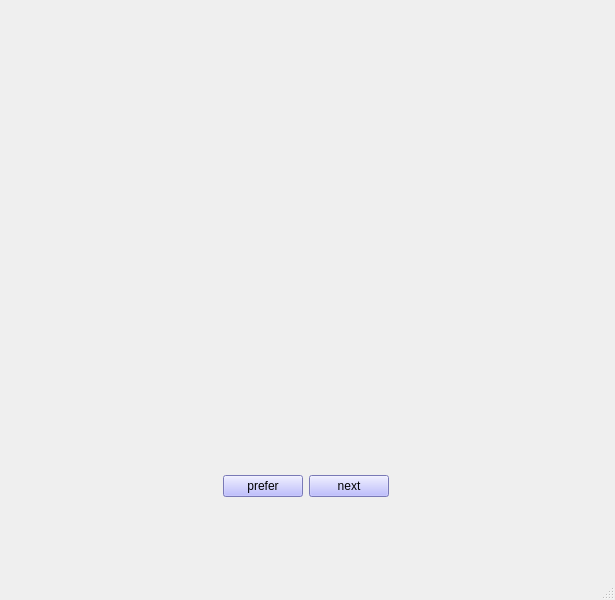
<?xml version="1.0" encoding="UTF-8"?>
<ui version="4.0">
 <class>MainWindow</class>
 <widget class="QMainWindow" name="MainWindow">
  <property name="geometry">
   <rect>
    <x>0</x>
    <y>0</y>
    <width>615</width>
    <height>600</height>
   </rect>
  </property>
  <property name="windowTitle">
   <string>MainWindow</string>
  </property>
  <widget class="QWidget" name="centralwidget">
   <widget class="QLabel" name="label">
    <property name="geometry">
     <rect>
      <x>30</x>
      <y>30</y>
      <width>571</width>
      <height>391</height>
     </rect>
    </property>
    <property name="text">
     <string/>
    </property>
   </widget>
   <widget class="QWidget" name="">
    <property name="geometry">
     <rect>
      <x>0</x>
      <y>470</y>
      <width>611</width>
      <height>33</height>
     </rect>
    </property>
    <layout class="QHBoxLayout" name="horizontalLayout_2">
     <item>
      <spacer name="horizontalSpacer">
       <property name="orientation">
        <enum>Qt::Horizontal</enum>
       </property>
       <property name="sizeHint" stdset="0">
        <size>
         <width>138</width>
         <height>20</height>
        </size>
       </property>
      </spacer>
     </item>
     <item>
      <layout class="QHBoxLayout" name="horizontalLayout">
       <item>
        <widget class="QPushButton" name="pushButton_2">
         <property name="styleSheet">
          <string notr="true">background-color: rgb(170, 170, 255);</string>
         </property>
         <property name="text">
          <string>prefer</string>
         </property>
        </widget>
       </item>
       <item>
        <widget class="QPushButton" name="pushButton">
         <property name="styleSheet">
          <string notr="true">background-color: rgb(170, 170, 255);</string>
         </property>
         <property name="text">
          <string>next</string>
         </property>
        </widget>
       </item>
      </layout>
     </item>
     <item>
      <spacer name="horizontalSpacer_2">
       <property name="orientation">
        <enum>Qt::Horizontal</enum>
       </property>
       <property name="sizeHint" stdset="0">
        <size>
         <width>40</width>
         <height>20</height>
        </size>
       </property>
      </spacer>
     </item>
    </layout>
   </widget>
  </widget>
  <widget class="QMenuBar" name="menubar">
   <property name="geometry">
    <rect>
     <x>0</x>
     <y>0</y>
     <width>615</width>
     <height>26</height>
    </rect>
   </property>
  </widget>
  <widget class="QStatusBar" name="statusbar"/>
 </widget>
 <resources/>
 <connections/>
</ui>
